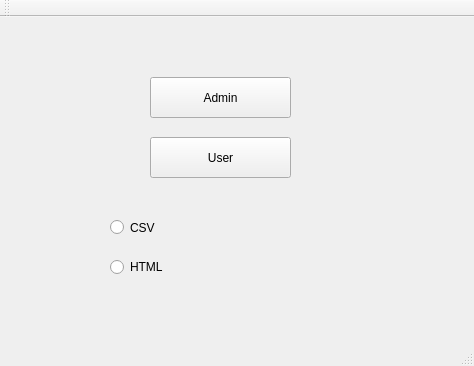
<?xml version="1.0" encoding="UTF-8"?>
<ui version="4.0">
 <class>A9_windowClass</class>
 <widget class="QMainWindow" name="A9_windowClass">
  <property name="geometry">
   <rect>
    <x>0</x>
    <y>0</y>
    <width>474</width>
    <height>366</height>
   </rect>
  </property>
  <property name="windowTitle">
   <string>A9_window</string>
  </property>
  <widget class="QWidget" name="centralWidget">
   <widget class="QPushButton" name="admin_button">
    <property name="geometry">
     <rect>
      <x>150</x>
      <y>60</y>
      <width>141</width>
      <height>41</height>
     </rect>
    </property>
    <property name="text">
     <string>Admin</string>
    </property>
   </widget>
   <widget class="QPushButton" name="user_button">
    <property name="geometry">
     <rect>
      <x>150</x>
      <y>120</y>
      <width>141</width>
      <height>41</height>
     </rect>
    </property>
    <property name="text">
     <string>User</string>
    </property>
   </widget>
   <widget class="QRadioButton" name="csv_button">
    <property name="geometry">
     <rect>
      <x>110</x>
      <y>200</y>
      <width>101</width>
      <height>21</height>
     </rect>
    </property>
    <property name="text">
     <string>CSV</string>
    </property>
   </widget>
   <widget class="QRadioButton" name="html_button">
    <property name="geometry">
     <rect>
      <x>110</x>
      <y>240</y>
      <width>89</width>
      <height>20</height>
     </rect>
    </property>
    <property name="text">
     <string>HTML</string>
    </property>
   </widget>
  </widget>
  <widget class="QMenuBar" name="menuBar">
   <property name="geometry">
    <rect>
     <x>0</x>
     <y>0</y>
     <width>474</width>
     <height>22</height>
    </rect>
   </property>
  </widget>
  <widget class="QToolBar" name="mainToolBar">
   <attribute name="toolBarArea">
    <enum>TopToolBarArea</enum>
   </attribute>
   <attribute name="toolBarBreak">
    <bool>false</bool>
   </attribute>
  </widget>
  <widget class="QStatusBar" name="statusBar"/>
 </widget>
 <layoutdefault spacing="6" margin="11"/>
 <resources>
  <include location="A9_window.qrc"/>
 </resources>
 <connections/>
</ui>
